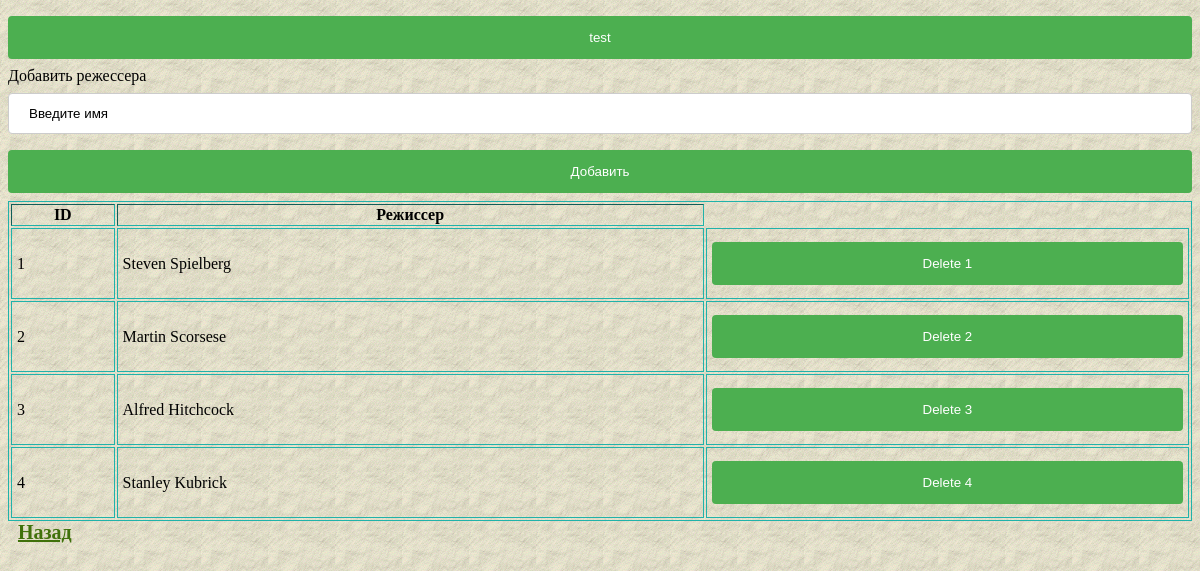
/addDirector.php, run on the app's committed database.
### tables this page shows
CREATE TABLE `directors` (
  `id` int(11) NOT NULL,
  `name` varchar(100) NOT NULL
);

### addDirector.php (the view, shortened to what this page needs)
<!DOCTYPE html>
<head>
  <link rel="stylesheet" type="text/css" href="style/style.css">
</head>
<body>
  <form method="post">
    <input type="submit" name="addMocks"
                class="button" value="test" />
    <br/>
    Добавить режесcера
    <br/>
    <input type="text" name="name" value="Введите имя" />
    <input type="submit" name="addDirector"
                class="button" value="Добавить" />
  </form>
</body>
<?php
  function updateTable($result)
  {
    echo '<table border="2">';
    if (mysqli_num_rows($result) > 0)
    {
      echo "<tr>" . "<th>" . "ID" . "</th>" . "<th>" . "Режиссер" . "</th>" . "</tr>";
      while($row = mysqli_fetch_assoc($result)) {
        echo  "<tr>";
        echo  "<td>"  . $row['id'] . "</td>";
        echo  "<td>"  . $row['name'] . "</td>";
        echo  "<td>"  . ' <form action="addDirector.php" method="GET"> <input type="submit" name="button" value="Delete '  . $row['id'] . '"/>' . " </form> </td>" ;
        echo  "</tr>";
      }
    echo "</table>";
    }
  }
  $servername = "localhost";
  $username = "root";
  $password = "";
  $databaseName = "theater";
  $conn = new mysqli($servername, $username, $password,$databaseName);
  if ($conn->connect_error)
    die("Connection failed: " . $conn->connect_error);
  else
  {
    $query = "SELECT * FROM `directors` ";
    $result = mysqli_query($conn, $query);
    updateTable($result);
  }
   echo '<a href="./index.php">Назад</a>';
?>

### style/style.css (style rules this page uses)
body { background-image: url("paper.gif"); background-color: #cccccc; }
table { width:100%; border: 1px solid #20B2AA; }
td { border: 1px solid #20B2AA; padding: 5px; }
a { padding: 10px; color:#40710b; font-weight: bold; font-size: 20px; }
input[type=text], select { width: 100%; padding: 12px 20px; margin: 8px 0; display: inline-block; border: 1px solid #ccc; border-radius: 4px; box-sizing: border-box; }
input[type=submit] { width: 100%; background-color: #4CAF50; color: white; padding: 14px 20px; margin: 8px 0; border: none; border-radius: 4px; cursor: pointer; }

### data on the page
directors: id "1", name "Steven Spielberg", button "Delete 1"
directors: id "2", name "Martin Scorsese", button "Delete 2"
directors: id "3", name "Alfred Hitchcock", button "Delete 3"
directors: id "4", name "Stanley Kubrick", button "Delete 4"
